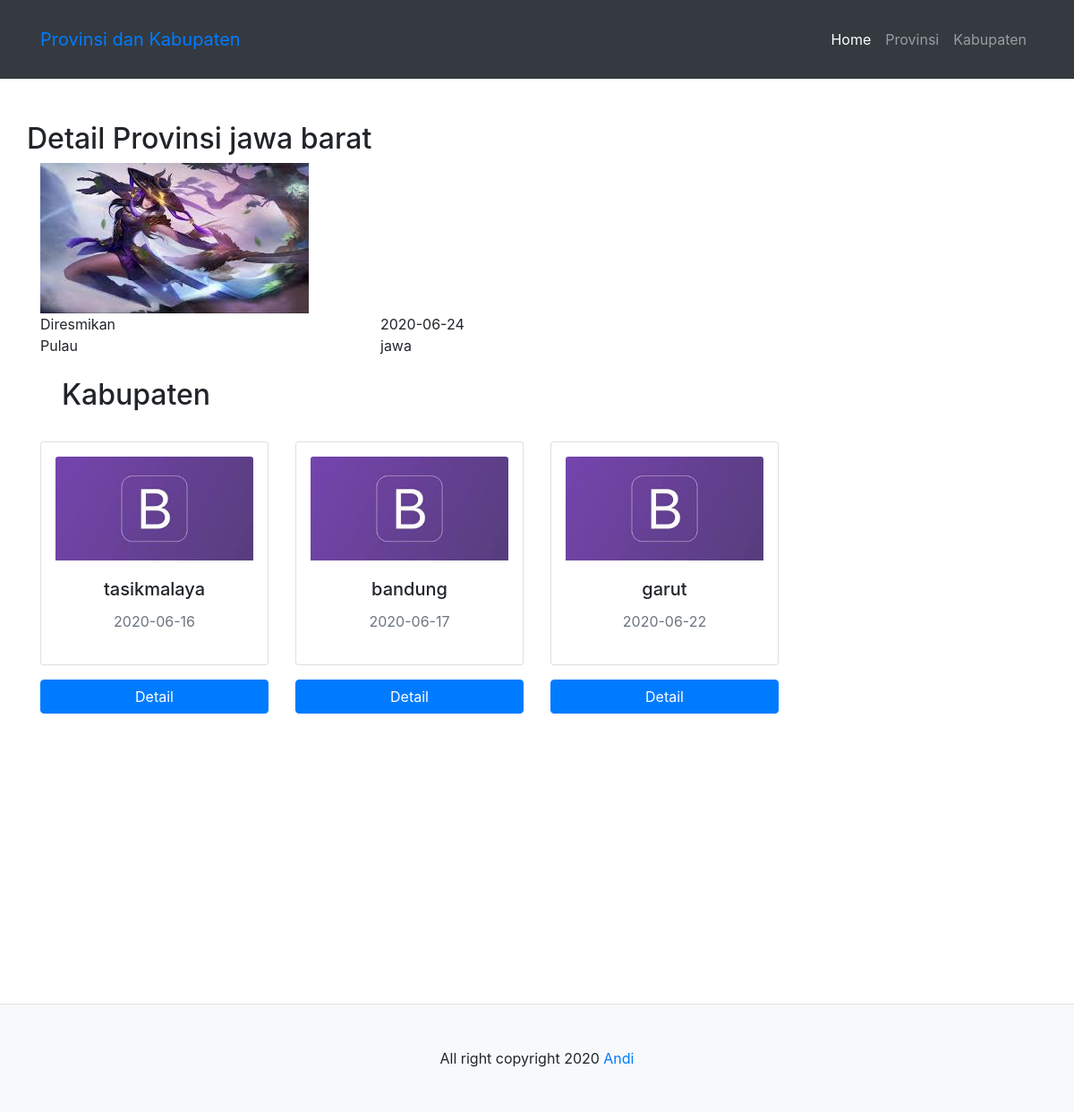
Screenshot of /4B/detail.php?id=5 with the database file from the repository.
### tables this page shows
CREATE TABLE `tb_provinsi` (
  `id` int(11) NOT NULL,
  `nama` varchar(255) NOT NULL,
  `diresmikan` date NOT NULL,
  `photo` varchar(255) NOT NULL,
  `pulau` varchar(255) NOT NULL
);

CREATE TABLE `tb_kabupaten` (
  `id` int(11) NOT NULL,
  `nama` varchar(255) NOT NULL,
  `provinsi_id` int(11) NOT NULL,
  `diresmikan` date NOT NULL,
  `photo` varchar(255) NOT NULL
);

### 4B/detail.php (the view, shortened to what this page needs)
<!DOCTYPE html>
<html lang="en">
<head>
    <link rel="stylesheet" href="b4/css/bootstrap.min.css">
    <link rel="stylesheet" href="b4/css/style.css">
</head>
<?php
    include "config/database.php";
    $id = $_GET['id'];
    $query = " SELECT * FROM tb_kabupaten WHERE tb_kabupaten.provinsi_id = '$id' ";
    $data = mysqli_query($con, $query);
        $query = " SELECT * FROM tb_provinsi WHERE id = '$id' ";
        $data2 = mysqli_query($con, $query);
        $provinsi = mysqli_fetch_assoc($data2);
?>
<body>
    <nav class="navbar navbar-expand-lg navbar-dark bg-dark p-4">
        <div class="container">
            <a class="navbar-brand text-primary" href="#">Provinsi dan Kabupaten</a>
            <div class="collapse navbar-collapse" id="collapsibleNavId">
                <ul class="navbar-nav ml-auto mt-2 mt-lg-0">
                    <li class="nav-item active">
                        <a class="nav-link" href="index.php">Home</a>
                    </li>
                    <li class="nav-item">
                        <a class="nav-link" href="provinsi">Provinsi</a>
                    </li>
                    <li class="nav-item">
                        <a class="nav-link" href="kabupaten">Kabupaten</a>
                    </li>
                </ul>
            </div>
        </div>
    </nav>
    <div class="container mt-5">
        <div class="row">
            <H2>Detail Provinsi <?= $provinsi['nama'] ?></H2>
        </div>
        <div class="row">
            <div class="col-md-8">
                <img src="provinsi/photo/<?= $provinsi['photo'] ?>" class="img-fluid ${3|rounded-top,rounded-right,rounded-bottom,rounded-left,rounded-circle,|}" alt="">
            </div>
        </div>
        <div class="row">
            <div class="col-4">
                Diresmikan
            </div>
            <div class="col-md-8">
                <?= $provinsi['diresmikan'] ?>
            </div>
        </div>
        <div class="row">
            <div class="col-4">
                Pulau
            </div>
            <div class="col-md-8">
                <?= $provinsi['pulau'] ?>
            </div>
        </div>
    </div>
    <section class="provinsi mt-4">
        <div class="container">
            <div class="row">
                <div class="col mb-4">
                    <h2 class="ml-4">Kabupaten</h2>
                </div>
            </div>
            <div class="row">
                <?php while($rows = mysqli_fetch_assoc($data)) { ?>
                <div class="col-6 col-md-3 mb-4">
                    <div class="card p-3">
                        <img class="card-img-top" src="kabupaten/photo/<?= $rows['photo'] ?>" alt="">
                        <div class="card-body">
                            <h5 class="card-title text-center"><?= $rows['nama'] ?></h5>
                            <p class="card-text text-center pb-0 mb-0 text-muted"><?= $rows['diresmikan'] ?></p>
                        </div>
                    </div>
                    <a href="detail.php?id=<?php echo $rows['id'] ?>" class="btn btn-primary btn-block mt-3">Detail</a>
                </div>
                <?php } ?>
            </div>
        </div>
    </section>
    <footer class="bg-light p-5 text-center border-top">
        All right copyright 2020 <a href="https://andidev30.github.io">Andi</a>
    </footer>
</body>
</html>

### 4B/b4/css/style.css (style rules this page uses)
footer { margin-top: 300px; }

### rows the page displays
tb_provinsi: nama "jawa barat", photo (picture), diresmikan "2020-06-24", pulau "jawa"
tb_kabupaten: photo (picture), nama "tasikmalaya", diresmikan "2020-06-16"
tb_kabupaten: photo (picture), nama "bandung", diresmikan "2020-06-17"
tb_kabupaten: photo (picture), nama "garut", diresmikan "2020-06-22"
